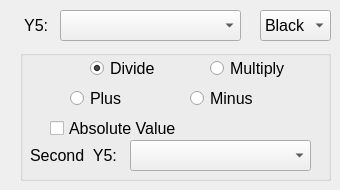
               <widget class="QWidget" name="tab_8">
                <attribute name="title">
                 <string>Y5</string>
                </attribute>
                <widget class="QLabel" name="label_27">
                 <property name="geometry">
                  <rect>
                   <x>20</x>
                   <y>10</y>
                   <width>41</width>
                   <height>31</height>
                  </rect>
                 </property>
                 <property name="font">
                  <font>
                   <pointsize>12</pointsize>
                  </font>
                 </property>
                 <property name="text">
                  <string> Y5:</string>
                 </property>
                </widget>
                <widget class="QComboBox" name="comboBox_y5">
                 <property name="geometry">
                  <rect>
                   <x>60</x>
                   <y>10</y>
                   <width>181</width>
                   <height>31</height>
                  </rect>
                 </property>
                 <property name="font">
                  <font>
                   <pointsize>12</pointsize>
                  </font>
                 </property>
                </widget>
                <widget class="QGroupBox" name="groupBox_y5">
                 <property name="geometry">
                  <rect>
                   <x>20</x>
                   <y>50</y>
                   <width>311</width>
                   <height>131</height>
                  </rect>
                 </property>
                 <property name="title">
                  <string/>
                 </property>
                 <widget class="QComboBox" name="comboBox_second_y5">
                  <property name="geometry">
                   <rect>
                    <x>110</x>
                    <y>90</y>
                    <width>181</width>
                    <height>31</height>
                   </rect>
                  </property>
                  <property name="font">
                   <font>
                    <pointsize>12</pointsize>
                   </font>
                  </property>
                 </widget>
                 <widget class="QRadioButton" name="radioButton_y5_multiply">
                  <property name="geometry">
                   <rect>
                    <x>190</x>
                    <y>10</y>
                    <width>81</width>
                    <height>17</height>
                   </rect>
                  </property>
                  <property name="font">
                   <font>
                    <pointsize>12</pointsize>
                   </font>
                  </property>
                  <property name="text">
                   <string>Multiply</string>
                  </property>
                 </widget>
                 <widget class="QRadioButton" name="radioButton_y5_divide">
                  <property name="geometry">
                   <rect>
                    <x>70</x>
                    <y>10</y>
                    <width>71</width>
                    <height>17</height>
                   </rect>
                  </property>
                  <property name="font">
                   <font>
                    <pointsize>12</pointsize>
                   </font>
                  </property>
                  <property name="text">
                   <string>Divide</string>
                  </property>
                  <property name="checked">
                   <bool>true</bool>
                  </property>
                 </widget>
                 <widget class="QRadioButton" name="radioButton_y5_plus">
                  <property name="geometry">
                   <rect>
                    <x>50</x>
                    <y>40</y>
                    <width>71</width>
                    <height>17</height>
                   </rect>
                  </property>
                  <property name="font">
                   <font>
                    <pointsize>12</pointsize>
                   </font>
                  </property>
                  <property name="text">
                   <string>Plus</string>
                  </property>
                 </widget>
                 <widget class="QRadioButton" name="radioButton_y5_minus">
                  <property name="geometry">
                   <rect>
                    <x>170</x>
                    <y>40</y>
                    <width>71</width>
                    <height>17</height>
                   </rect>
                  </property>
                  <property name="font">
                   <font>
                    <pointsize>12</pointsize>
                   </font>
                  </property>
                  <property name="text">
                   <string>Minus</string>
                  </property>
                 </widget>
                 <widget class="QLabel" name="label_35">
                  <property name="geometry">
                   <rect>
                    <x>10</x>
                    <y>90</y>
                    <width>91</width>
                    <height>31</height>
                   </rect>
                  </property>
                  <property name="font">
                   <font>
                    <pointsize>12</pointsize>
                   </font>
                  </property>
                  <property name="text">
                   <string>Second  Y5:</string>
                  </property>
                 </widget>
                 <widget class="QCheckBox" name="checkBox_y5_value">
                  <property name="geometry">
                   <rect>
                    <x>30</x>
                    <y>70</y>
                    <width>131</width>
                    <height>17</height>
                   </rect>
                  </property>
                  <property name="font">
                   <font>
                    <pointsize>12</pointsize>
                   </font>
                  </property>
                  <property name="text">
                   <string>Absolute Value</string>
                  </property>
                 </widget>
                </widget>
                <widget class="QComboBox" name="comboBox_color_y5">
                 <property name="geometry">
                  <rect>
                   <x>260</x>
                   <y>10</y>
                   <width>71</width>
                   <height>31</height>
                  </rect>
                 </property>
                 <property name="font">
                  <font>
                   <pointsize>12</pointsize>
                  </font>
                 </property>
                 <property name="currentIndex">
                  <number>4</number>
                 </property>
                 <item>
                  <property name="text">
                   <string>Blue</string>
                  </property>
                 </item>
                 <item>
                  <property name="text">
                   <string>Green</string>
                  </property>
                 </item>
                 <item>
                  <property name="text">
                   <string>Red</string>
                  </property>
                 </item>
                 <item>
                  <property name="text">
                   <string>Yellow</string>
                  </property>
                 </item>
                 <item>
                  <property name="text">
                   <string>Black</string>
                  </property>
                 </item>
                </widget>
               </widget>
